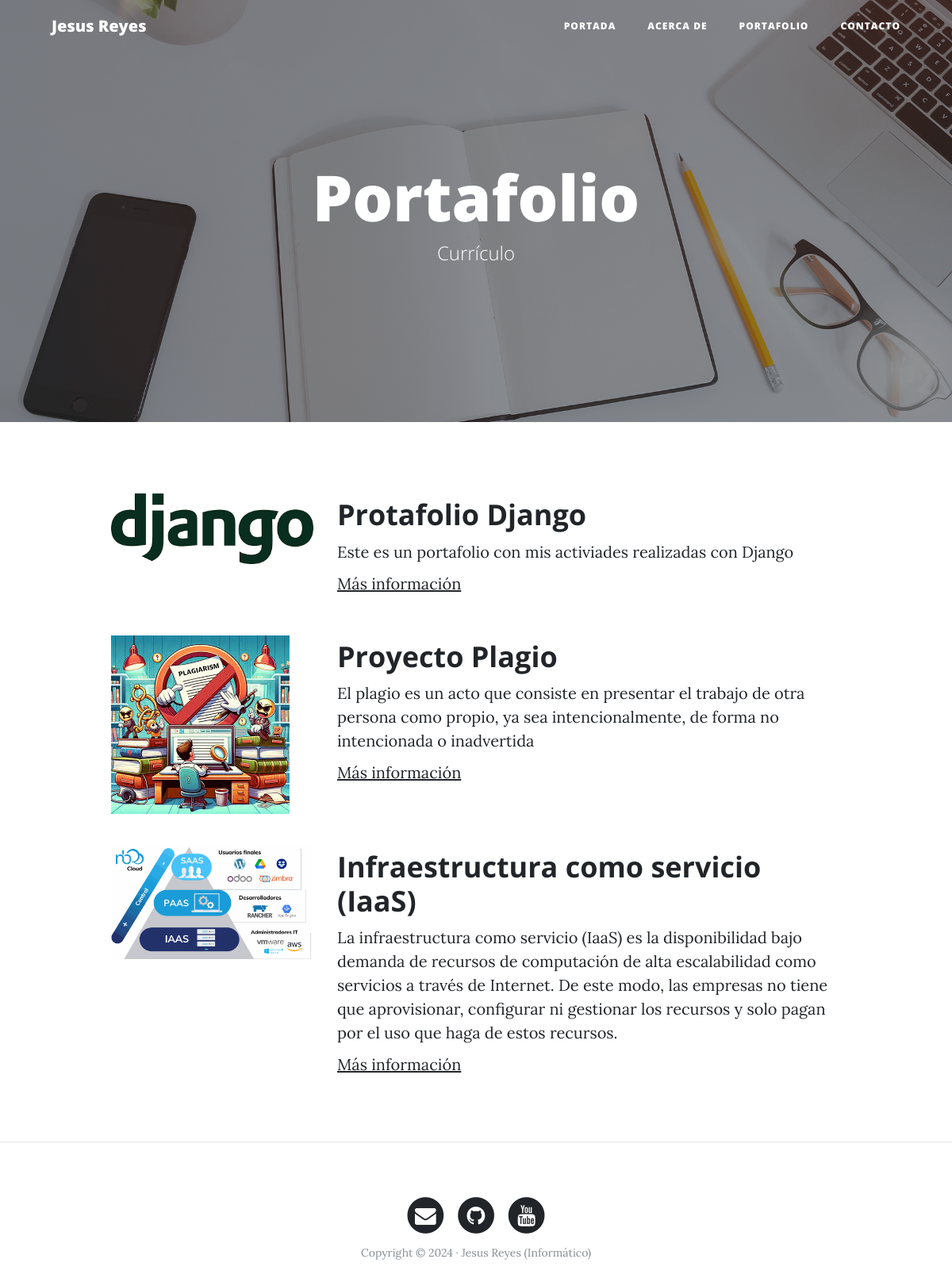
The page /portfolio/ on the database its author committed.
### portfolio/models.py (models this page shows, shortened)
class Project(models.Model):
    title = models.CharField(max_length=200, verbose_name="Título")
    description = models.TextField(verbose_name="Descripción")
    image = models.ImageField(verbose_name="Imagen", upload_to="projects")
    link = models.URLField(verbose_name="Dirección Web", null=True, blank=True)
    created = models.DateTimeField(auto_now_add=True, verbose_name="Fecha de creación")
    updated = models.DateTimeField(auto_now=True, verbose_name="Fecha de edición")
    class Meta:
        verbose_name = "proyecto"
        verbose_name_plural = "proyectos"
        ordering = ["-created"]

### portfolio/views.py (the view)
# urls.py: path('portfolio/', portfolio_views.portfolio, name="portfolio"),
def portfolio(request):
    projects = Project.objects.all()
    return render(request, "portfolio/portfolio.html", {'projects': projects})

### portfolio/templates/portfolio/portfolio.html (shortened to what this page needs)
{% extends 'core/base.html' %}
{% block background %}{% load static %}{% static 'core/img/portfolio-bg.jpg' %}{% endblock %}
{% block headers %}
<h1>Portafolio</h1>
<span class="subheading">Currículo</span>
{% endblock %}
{% block content %}
    {% for project in projects %}
        <div class="row project">
            <div class="col-lg-3 col-md-4 offset-lg-1">
                <img class="img-fluid" src="{{project.image.url}}" alt="">
            </div>
            <div class="col-lg-7 col-md-8">
                <h2 class="section-heading title">{{project.title}}</h2>
                <p>{{project.description}}</p>
                {% if project.link %}
                    <p><a href="{{project.link}}">Más información</a></p>
                {% endif %}
            </div>
        </div>
    {% endfor %}
{% endblock %}

### core/templates/core/base.html (shortened to what this page needs)
<!DOCTYPE html>
<html lang="es">
  <head>
    {% load static %}
    <link href="{% static 'core/vendor/bootstrap/css/bootstrap.min.css' %}" rel="stylesheet">
    <link href="{% static 'core/vendor/font-awesome/css/font-awesome.min.css' %}" rel="stylesheet" type="text/css">
    <link href="{% static 'core/css/clean-blog.min.css' %}" rel="stylesheet">
  </head>
  <body>
    <nav class="navbar navbar-expand-lg navbar-light fixed-top" id="mainNav">
      <div class="container">
        <a class="navbar-brand" href="{% url 'home' %}">Jesus Reyes</a>
        <div class="collapse navbar-collapse" id="navbarResponsive">
          <ul class="navbar-nav ml-auto">
            <li class="nav-item">
              <a class="nav-link" href="{% url 'home' %}">Portada</a>
            </li>
            <li class="nav-item">
              <a class="nav-link" href="{% url 'about' %}">Acerca de</a>
            </li>
            <li class="nav-item">
              <a class="nav-link" href="{% url 'portfolio' %}">Portafolio</a>
            </li>
            <li class="nav-item">
              <a class="nav-link" href="{% url 'contact' %}">Contacto</a>
            </li>
          </ul>
        </div>
      </div>
    </nav>
    <header class="masthead" style="background-image: url('{% block background %}{% endblock %}')">
      <div class="overlay"></div>
      <div class="container">
        <div class="row">
          <div class="col-lg-8 col-md-10 mx-auto">
            <div class="site-heading">
              {% block headers %}{% endblock %}
            </div>
          </div>
        </div>
      </div>
    </header>
    <div class="container">
      {% block content %}{% endblock %}
    </div>
    {% if request.path != "/" %}<hr>{% endif %}
    <footer>
      <div class="container">
        <div class="row">
          <div class="col-lg-8 col-md-10 mx-auto">
            <ul class="list-inline text-center">
              <li class="list-inline-item">
                <a href="#">
                  <span class="fa-stack fa-lg">
                    <i class="fa fa-circle fa-stack-2x"></i>
                    <i class="fa fa-envelope fa-stack-1x fa-inverse"></i>
                  </span>
                </a>
              </li>
              <li class="list-inline-item">
                <a href="#">
                  <span class="fa-stack fa-lg">
                    <i class="fa fa-circle fa-stack-2x"></i>
                    <i class="fa fa-github fa-stack-1x fa-inverse"></i>
                  </span>
                </a>
              </li>
              <li class="list-inline-item">
                <a href="#">
                  <span class="fa-stack fa-lg">
                    <i class="fa fa-circle fa-stack-2x"></i>
                    <i class="fa fa-youtube fa-stack-1x fa-inverse"></i>
                  </span>
                </a>
              </li>
            </ul>
            <p class="copyright text-muted">Copyright &copy; 2024 · Jesus Reyes (Informático) </p>
          </div>
        </div>
      </div>
    </footer>
  </body>
</html>

### rows shown on the page
Project: image (picture), title "Protafolio Django", description "Este es un portafolio con mis activiades realizadas con Django"
Project: image (picture), title "Proyecto Plagio", description "El plagio es un acto que consiste en presentar el trabajo de otra persona como propio, ya sea intencionalmente, de forma no intencionada o inadvertida"
Project: image (picture), title "Infraestructura como servicio (IaaS)", description "La infraestructura como servicio (IaaS) es la disponibilidad bajo demanda de recursos de computación de alta escalabilidad como servicios a través de Internet. De este modo, las empresas no tiene que aprovisionar, configurar ni gestionar los recursos y solo pagan por el uso que haga de estos recursos."
